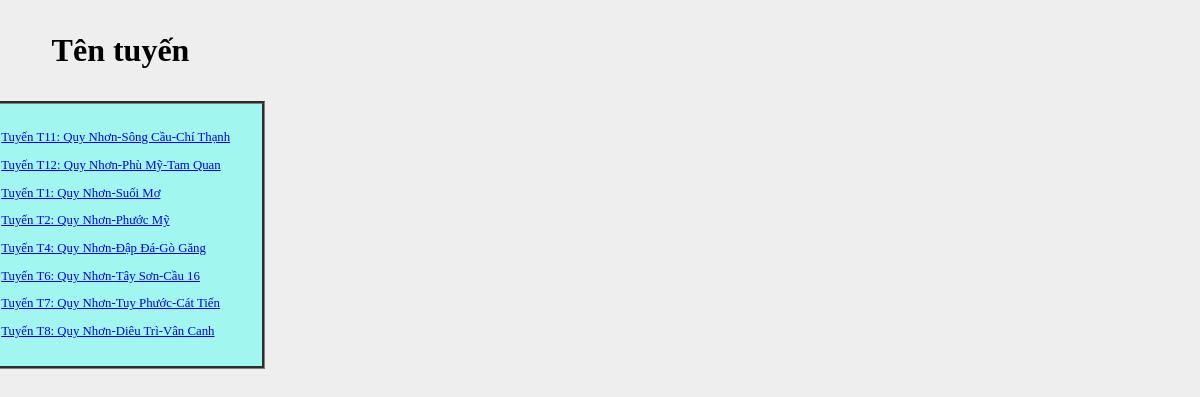
The app's page /route.php with its own data.
### tables this page shows
CREATE TABLE IF NOT EXISTS `route` (
  `id` varchar(20) NOT NULL,
  `name` varchar(255) NOT NULL,
  `startTime` time NOT NULL,
  `endTime` time NOT NULL,
  PRIMARY KEY (`id`),
  UNIQUE KEY `name_UNIQUE` (`name`)
);

### route.php (the view, shortened to what this page needs)
<!DOCTYPE html>
<html>
<head>
	<link rel="stylesheet" href="style.css">
</head>
	<body style="background:#EEEEEE">
	<div id="divResult" class="x" style="height: auto !important;">
		<form id="form" action="route_detail.php" method="GET" align="center">
			<li>
				<h3> Tên tuyến</h3>
				<table class="table" >
					<?php
					include 'config.php';
					$query = "select * from route order by id ";
					$result = mysqli_query($conn, $query);
					while ($row = mysqli_fetch_array($result)) { ?>
					<tr>
						<td><a href="routedetail.php?id=<?php echo $row['id'];?>" ><?php echo $row ['name']; ?></a></td>
					</tr>
					<?php }
					?>
				</table>
			</li>
		</form>
	</div>
</body>
</html>

### style.css (style rules this page uses)
body { background: #33FFCC; margin: 0; padding: 0; font-family: Verdana; font-size: 80%; }

### route.php (style rules this page uses)
li { float: left; }
#form li { list-style: none; }
.table { border=2px ; align=center; width: 120%; line-height: 185%; background: #a1f7ef; border-style: groove; text-align: initial; padding: 8%; margin-left:-10%; }
h3 { font-size:250%; }

### records on screen
route: name "Tuyến T11: Quy Nhơn-Sông Cầu-Chí Thạnh"
route: name "Tuyến T12: Quy Nhơn-Phù Mỹ-Tam Quan"
route: name "Tuyến T1: Quy Nhơn-Suối Mơ"
route: name "Tuyến T2: Quy Nhơn-Phước Mỹ"
route: name "Tuyến T4: Quy Nhơn-Đập Đá-Gò Găng"
route: name "Tuyến T6: Quy Nhơn-Tây Sơn-Cầu 16"
route: name "Tuyến T7: Quy Nhơn-Tuy Phước-Cát Tiến"
route: name "Tuyến T8: Quy Nhơn-Diêu Trì-Vân Canh"
